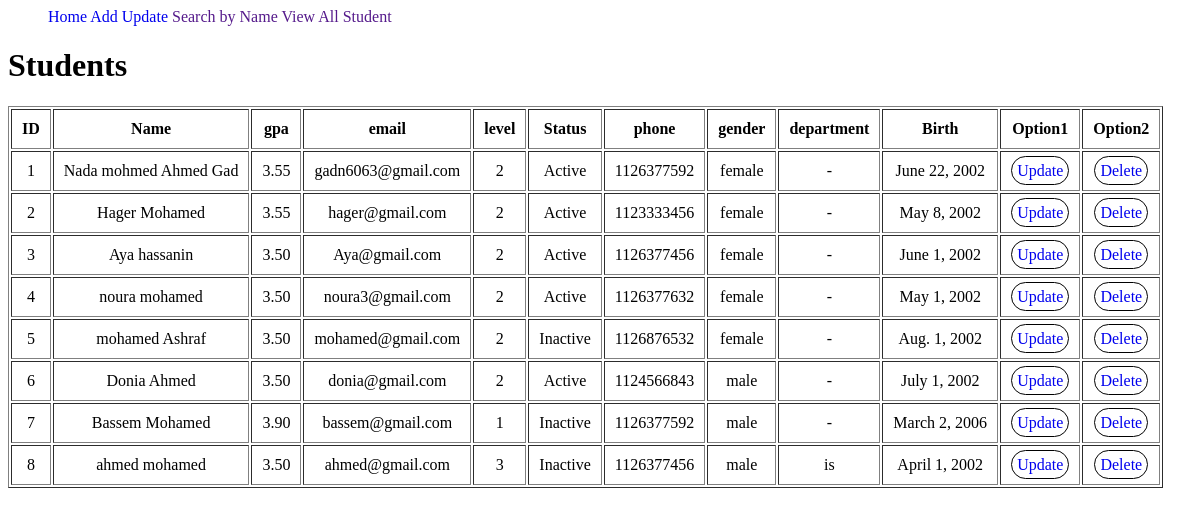
/Pages/index/, run on the app's committed database.
### Pages/models.py (models this page shows)
class Members(models.Model):
    id=models.AutoField
    name=models.CharField(max_length=255)
    department=models.CharField(max_length=10)
    level=models.IntegerField()
    gender=models.CharField(max_length=7)
    email=models.EmailField(max_length=100)
    gpa=models.DecimalField(max_digits=8,decimal_places=2)
    phone=models.IntegerField()
    status=models.CharField(max_length=10)
    birth=models.DateField(null=True)

### Pages/views.py (the view)
# urls.py: path('index/',views.index,name='index'),
def index(reqest):
     mymembers=Members.objects.all().values()
     template =loader.get_template('index.html')
     context = {'mymembers': mymembers,}
     return HttpResponse(template.render(context,reqest))

### Pages/templates/index.html (shortened to what this page needs)
<ul>
    <il><a href="{% url 'home' %}">Home</a></il>
    <il><a href="{% url 'add' %}">Add</a></il>
    <il><a href="{% url 'index' %}">Update</a></il>
    <il><a href="">Search by Name</a></il>
    <il><a href="">View All Student</a></il>
</ul>
<h1>Students</h1>
<table border="1"><tr><th>ID</th>
<th>Name</th><th>gpa</th><th>email</th><th>level</th><th>Status</th><th>phone</th><th>gender</th><th>department</th><th>Birth</th><th>Option1</th><th>Option2</th></tr>
    {% for x in mymembers %}<tr>
        <td>{{x.id}}</td>
        <td>{{x.name}}</td>
        <td>{{x.gpa}}</td>
        <td>{{x.email}}</td>
        <td>{{x.level}}</td>
        <td>{{x.status}}</td>
        <td>{{x.phone}}</td>
        <td>{{x.gender}}</td>
        <td>{{x.department}}</td>
        <td>{{x.birth}}</td>
        <td><a href="update/{{x.id}}">Update</a></td>
        <td><a href="delete/{{x.id}}">Delete</a></td>
    </tr>
    {% endfor %}
</table>

### Pages/templates/index.html (style rules this page uses)
a { text-decoration: none; }
td a { border:1px solid black;border-radius: 20px;padding-left: 5px;padding-right: 5px;padding-top: 5px;padding-bottom: 5px; }
il { text-align: center; }
td,th { text-align: center;padding-left: 10px;padding-right: 10px;padding-top: 10px;padding-bottom: 10px; }

### data on the page
Members: id "1", name "Nada mohmed Ahmed Gad", gpa "3.55", email "gadn6063@gmail.com", level "2", status "Active", phone "1126377592", gender "female", department "-", birth "June 22, 2002"
Members: id "2", name "Hager Mohamed", gpa "3.55", email "hager@gmail.com", level "2", status "Active", phone "1123333456", gender "female", department "-", birth "May 8, 2002"
Members: id "3", name "Aya hassanin", gpa "3.50", email "Aya@gmail.com", level "2", status "Active", phone "1126377456", gender "female", department "-", birth "June 1, 2002"
Members: id "4", name "noura mohamed", gpa "3.50", email "noura3@gmail.com", level "2", status "Active", phone "1126377632", gender "female", department "-", birth "May 1, 2002"
Members: id "5", name "mohamed Ashraf", gpa "3.50", email "mohamed@gmail.com", level "2", status "Inactive", phone "1126876532", gender "female", department "-", birth "Aug. 1, 2002"
Members: id "6", name "Donia Ahmed", gpa "3.50", email "donia@gmail.com", level "2", status "Active", phone "1124566843", gender "male", department "-", birth "July 1, 2002"
Members: id "7", name "Bassem Mohamed", gpa "3.90", email "bassem@gmail.com", level "1", status "Inactive", phone "1126377592", gender "male", department "-", birth "March 2, 2006"
Members: id "8", name "ahmed mohamed", gpa "3.50", email "ahmed@gmail.com", level "3", status "Inactive", phone "1126377456", gender "male", department "is", birth "April 1, 2002"
